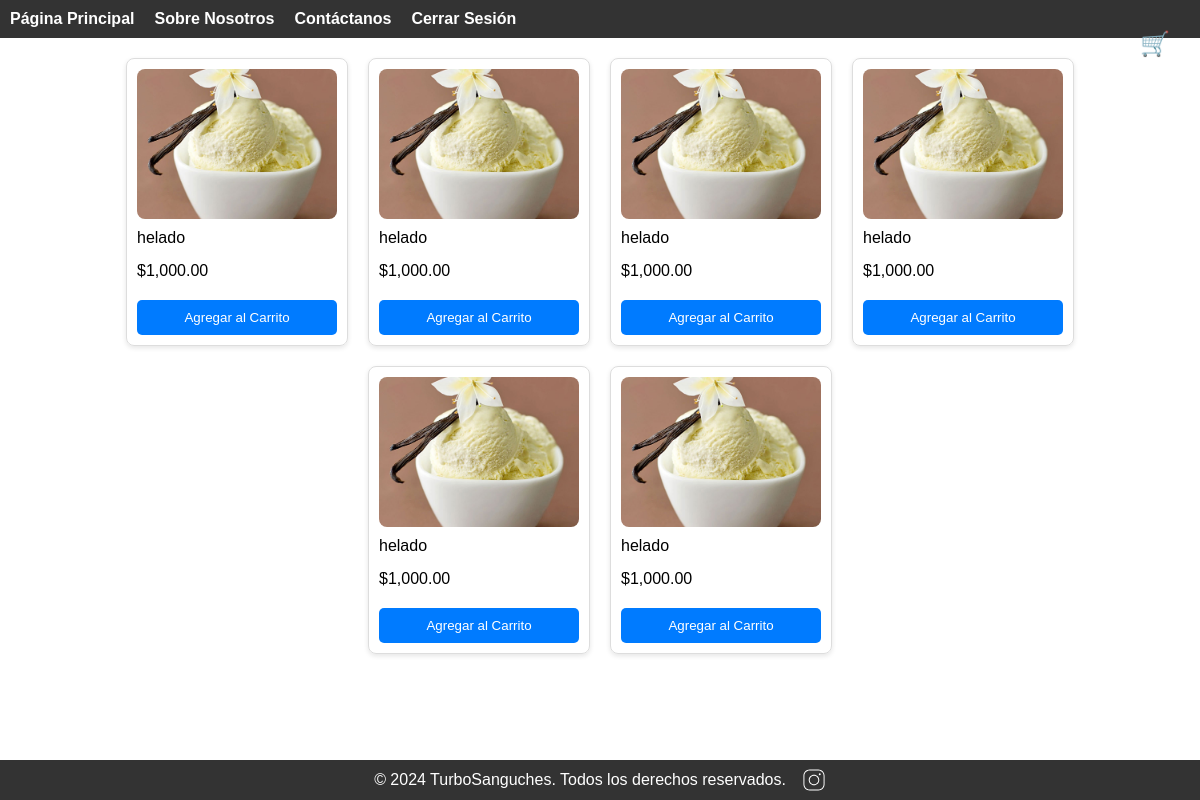
Page /HTML/index.php (signed in) on the committed database.
### tables this page shows
CREATE TABLE `productos` (
  `id` int(11) NOT NULL,
  `nombre` varchar(100) NOT NULL,
  `precio` decimal(10,2) NOT NULL,
  `imagen` varchar(255) NOT NULL,
  `created_at` timestamp NOT NULL DEFAULT current_timestamp()
);

### HTML/index.php (the view, shortened to what this page needs)
<?php
include '../Conexion.php';
$sql = "SELECT * FROM productos";
$result = $conn->query($sql);
?>
<!DOCTYPE html>
<html lang="es">
<head>
    <link rel="stylesheet" href="/TURBOSANGUCHES/CSS/styles.css">
    <link rel="stylesheet" href="/TURBOSANGUCHES/CSS/navbar.css">
</head>
<body>
    <?php include 'navbar.php'; ?>
    <main>
    <section id="principal">
    <div id="tarjetasContainer">
        <?php
        if ($result->num_rows > 0) {
            while ($row = $result->fetch_assoc()) {
                echo "<div class='sandwich-container'>";
                echo "<div class='sandwich-frame producto' data-price='" . $row['precio'] . "'>";
                echo "<img src='" . $row['imagen'] . "' alt='" . $row['nombre'] . "'>";
                echo "<p>" . $row['nombre'] . "</p>";
                echo "<p>$" . number_format($row['precio'], 2) . "</p>";
                echo "<button class='add-to-cart'>Agregar al Carrito</button>";
                echo "</div></div>";
            }
        } else {
            echo "<p>No hay productos disponibles.</p>";
        }
        ?>
    </main>
    <section class="cart">
        <button class="cart-toggle" aria-label="Abrir/Cerrar Carrito">🛒</button>
    </section>
    <?php include 'footerClient.php'; ?>
</body>
</html>

### HTML/navbar.php
<header>
        <nav>
            <ul>
                <li><a href="/TURBOSANGUCHES/HTML/index.php">Página Principal</a></li>
                <li><a href="/TURBOSANGUCHES/HTML/about.php">Sobre Nosotros</a></li>
                <li><a href="/TURBOSANGUCHES/HTML/contact.php">Contáctanos</a></li>
                <li><a href="logoutC.php" class="logout-button">Cerrar Sesión</a></li>
            </ul>
        </nav>
    </header>

### HTML/footerClient.php (shortened to what this page needs)
<footer>
    <p>&copy; 2024 TurboSanguches. Todos los derechos reservados.</p>
    <a href="https://www.instagram.com/turbosanguches?igsh=MXA4dnNoNzM2MjFrOA==" target="_blank" class="svg-logo">
    </a>
</footer>

### CSS/styles.css (style rules this page uses)
body { font-family: Arial, sans-serif; margin: 0; padding: 0; box-sizing: border-box; }
nav ul { list-style-type: none; padding: 0; margin: 0; display: flex; }
nav li { margin-right: 20px; }
nav a { color: white; text-decoration: none; font-weight: bold; }
main { padding: 20px; }
#tarjetasContainer { display: flex; flex-wrap: wrap; justify-content: center; gap: 20px }
.sandwich-frame { width: 200px; display: flex; flex-direction: column; justify-content: flex-start; gap: 5px; padding: 10px; border: 1px solid #ddd; border-radius: 8px; box-shadow: 0 2px 5px rgba(0, 0, 0, 0.1); }
.sandwich-frame img { width: 100%; height: 150px; object-fit: cover; border-radius: 8px; }
.sandwich-frame p { margin: 5px 0; flex-grow: 1; }
.add-to-cart { background-color: #007bff; color: white; border: none; padding: 10px; cursor: pointer; transition: background-color 0.3s, transform 0.2s; border-radius: 5px; margin-top: 10px; }
#principal { margin-bottom: 50px; }
.cart { position: fixed; right: 20px; top: 20px; z-index: 1000; }
.cart-toggle { background-color: transparent; border: none; font-size: 24px; cursor: pointer; padding: 10px; border-radius: 50%; }
footer { background-color: #333; color: white; text-align: center; padding: 0.5em 1em; position: fixed; bottom: 0; width: 100%; display: flex; align-items: center; justify-content: center; gap: 1em; box-sizing: border-box; }
footer p { margin: 0; }
footer a { color: white; text-decoration: none; display: flex; align-items: center; }
.svg-logo svg { fill: white; width: 24px; height: 24px; }

### CSS/navbar.css (style rules this page uses)
header { background-color: #333; color: white; padding: 10px; }
nav ul { list-style-type: none; padding: 0; margin: 0; display: flex; }
nav li { margin-right: 20px; }
nav a { color: white; text-decoration: none; font-weight: bold; }

### rows in the picture
productos: imagen+nombre (picture), nombre "helado", precio "1,000.00"
productos: imagen+nombre (picture), nombre "helado", precio "1,000.00"
productos: imagen+nombre (picture), nombre "helado", precio "1,000.00"
productos: imagen+nombre (picture), nombre "helado", precio "1,000.00"
productos: imagen+nombre (picture), nombre "helado", precio "1,000.00"
productos: imagen+nombre (picture), nombre "helado", precio "1,000.00"
